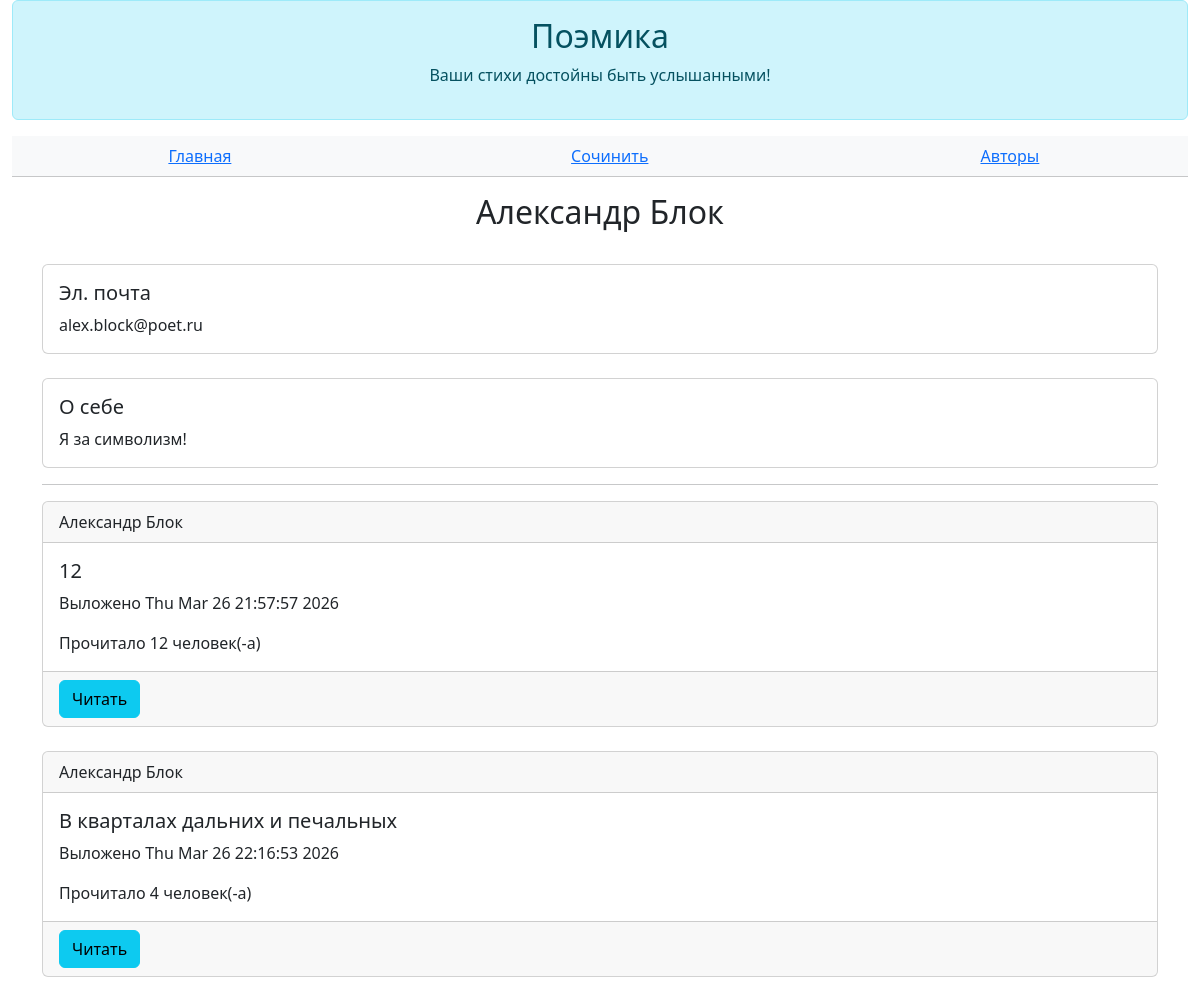
Screenshot of /authors/2 with the database file from the repository.
### data/all_models.py (models this page shows)
class User(SqlAlchemyBase, UserMixin, SerializerMixin):
    __tablename__ = "users"
    id = sqlalchemy.Column(sqlalchemy.Integer, primary_key=True, autoincrement=True)
    login = sqlalchemy.Column(sqlalchemy.String)
    name = sqlalchemy.Column(sqlalchemy.String)
    email = sqlalchemy.Column(sqlalchemy.String, unique=True)
    description = sqlalchemy.Column(sqlalchemy.Text, default="Я поэт, тем и интересен")
    hashed_password = sqlalchemy.Column(sqlalchemy.String)
    poems = orm.relationship("Poem", back_populates="author")

class Poem(SqlAlchemyBase, SerializerMixin):
    __tablename__ = "poems"
    id = sqlalchemy.Column(sqlalchemy.Integer, primary_key=True, autoincrement=True)
    author_id = sqlalchemy.Column(sqlalchemy.Integer, sqlalchemy.ForeignKey(User.id))
    author = orm.relationship("User")
    title = sqlalchemy.Column(sqlalchemy.String(25))
    body = sqlalchemy.Column(sqlalchemy.Text)
    read_count = sqlalchemy.Column(sqlalchemy.Integer, default=0)
    is_private = sqlalchemy.Column(sqlalchemy.Boolean, default=True)
    created = sqlalchemy.Column(sqlalchemy.DateTime, default=datetime.datetime.now())

### main.py (the view)
@app.route("/authors/<author_id>")
def author(author_id):
    author = db.get(User, author_id)
    if author:
        poems = db.query(Poem).filter(Poem.author == author).all()
        return flask.render_template("author.html", author=author, poems=poems)

### templates/author.html (shortened to what this page needs)
{% extends 'base.html' %}
{% block _header %}
    <table class="table table-light text-center">
        <tbody>
            <tr>
                <td>
                    <a href="/">Главная</a>
                </td>
                <td>
                    <a href="/poem/create">Сочинить</a>
                </td>
                <td>
                    <a href="/authors">Авторы</a>
                </td>
            </tr>
        </tbody>
    </table>
{% endblock %}
{% block _body %}
    <h2 class="text-center">{{author.login}}</h2>
    <br/>
    <div class="card">
        <div class="card-body">
            <h5 class="card-title">Эл. почта</h5>
            <p class="card-text">{{author.email}}</p>
        </div>
    </div>
    <br/>
    <div class="card">
        <div class="card-body">
            <h5 class="card-title">О себе</h5>
            <p class="card-text">{{author.description}}</p>
        </div>
    </div>
    <hr/>
    {% for poem in poems %}
        {% if not poem.is_private%}
            <div class="card">
                <div class="card-header">
                    {{poem.author.login}}
                </div>
                <div class="card-body">
                    <h5 class="card-title">{{poem.title}}</h5>
                    <p class="card-text">Выложено {{poem.created.ctime()}}</p>
                    <p class="card-text">Прочитало {{poem.read_count}} человек(-а)</p>
                </div>
                <div class="card-footer">
                    <button class="btn btn-info" onclick="location.href='/poem/read/{{poem.id}}'">Читать</button>
                </div>
            </div>
            <br/>
        {% endif %}
    {% endfor %}
{% endblock %}

### rows the page displays
User: login "Александр Блок", email "alex.block@poet.ru", description "Я за символизм!"
Poem: author.login "Александр Блок", title "12", created.ctime "Thu Mar 26 21:57:57 2026", read_count "12"
Poem: author.login "Александр Блок", title "В кварталах дальних и печальных", created.ctime "Thu Mar 26 22:16:53 2026", read_count "4"
